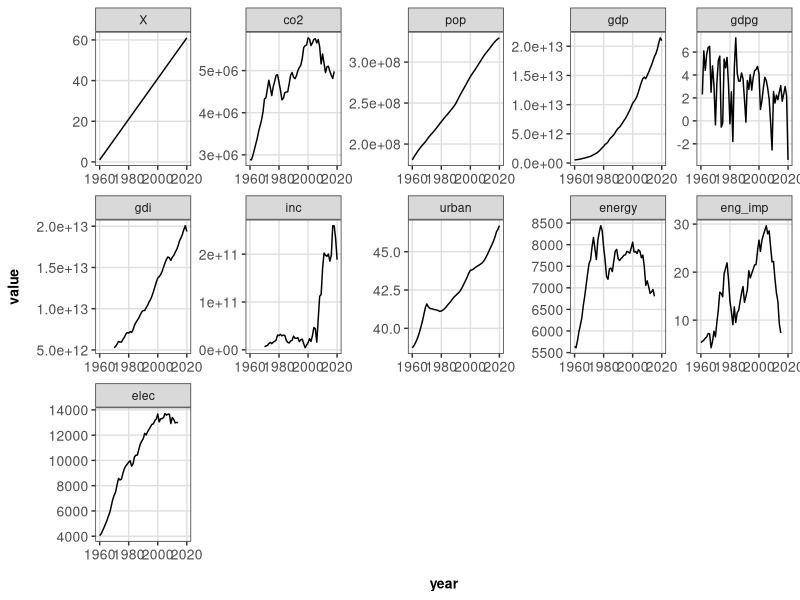

Write the R code that produced this figure. (Note: this script raises an error after producing the figure.)
#' 2. Data Exploration and Visualization 
#' As part of Stats 551 Final Project

# Library
library(tidyverse)
library(ggplot2)
library(reshape)
library(corrplot)
# Functions
theme_custom <- function() {
  theme_bw() + # note ggplot2 theme is used as a basis
    theme(plot.title = element_text(size = 10, face = "bold",
                                    hjust = .5,
                                    margin = margin(t = 5, b = 15)),
          plot.caption = element_text(size = 9, hjust = 0, 
                                      margin = margin(t = 15)),
          panel.grid.major = element_line(colour = "grey88"),
          panel.grid.minor = element_blank(),
          legend.title = element_text(size = 10, face = "bold"),
          legend.text = element_text(size = 10),
          axis.text = element_text(size = 10),
          axis.title.x = element_text(margin = margin(t = 10),
                                      size = 10, face = "bold"),
          axis.title.y = element_text(margin = margin(r = 10),
                                      size = 10, face = "bold"))
}

# Data
us_df = read.csv("us_df.csv")

# Plots
df.m <- melt(us_df, id = c("year"))

ggplot(df.m, aes(year, value)) + 
  geom_line() + 
  facet_wrap(~variable, scales = "free", ncol = 5) +
  theme_custom()

corrplot(cor(us_df[,-1]), method="color",type="upper", order="hclust", 
         addCoef.col = "black", 
         tl.col="black", tl.srt=40, tl.cex=1.5,
         diag=FALSE, 
         number.cex=1)
